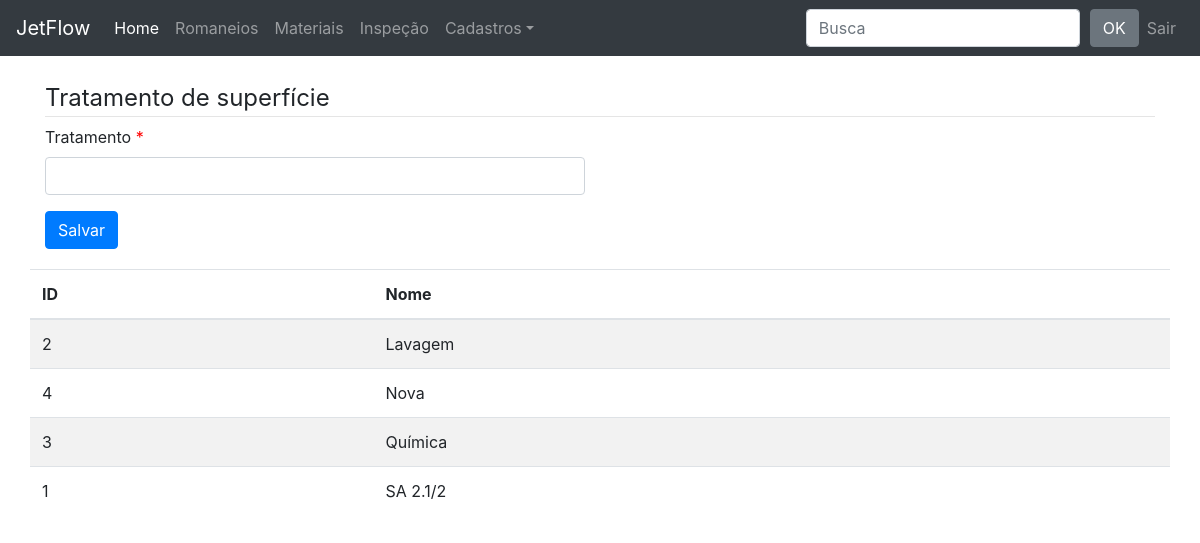
/tratamento/ (signed in), run on an earlier commit of the app's database.
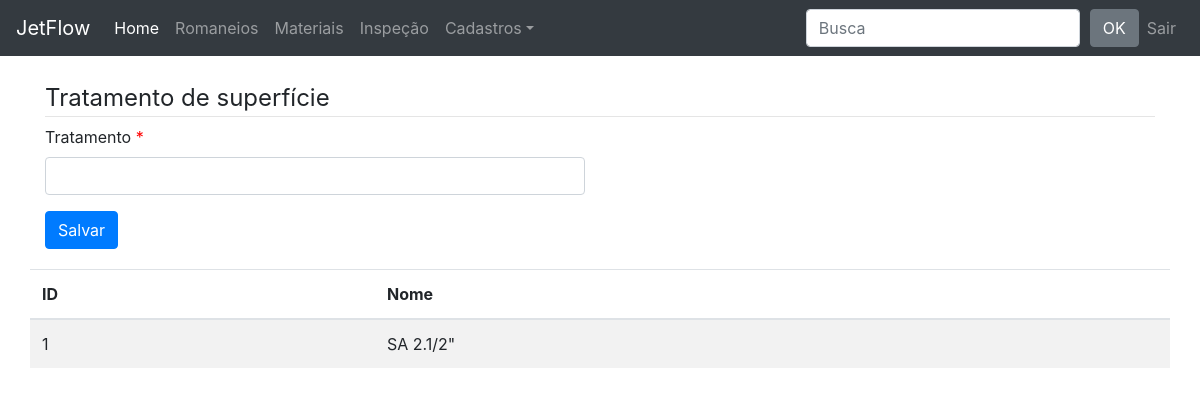
And on a later commit of the database.
### material/models.py (models this page shows, shortened)
class Tratamento(models.Model):
    tratamento = models.CharField(max_length=30, unique=True)
    class Meta:
        ordering = ('tratamento',)

### material/views.py (the view)
# urls.py: path('tratamento/', v.tratamento_add, name='tratamento_add'),
@login_required
def tratamento_add(request):
    template_name = 'tratamento_add.html'
    tratamento_form = Tratamento()
    objects = Tratamento.objects.all()
    if request.method == 'POST':
        form=TratamentoForm(request.POST, instance=tratamento_form, prefix='main')
        if form.is_valid():
            form=form.save()
            url='#'
            return HttpResponseRedirect(url)
    else:
        form=TratamentoForm(instance=tratamento_form, prefix='main')
    context={'form':form,'objects_list': objects}
    return render(request, template_name, context)

### material/forms.py
class TratamentoForm(forms.ModelForm):
    class Meta:
        model = Tratamento
        fields = '__all__'

### material/templates/tratamento_add.html (shortened to what this page needs)
{% extends "base.html" %}
{% load widget_tweaks %}
{% load bootstrap %}
{% block content %}
<div class="row">
    <div class="col-sm-12">
        <form method="POST" novalidate>
            <legend style="border-bottom: 1px solid #e5e5e5;">Tratamento de superfície</legend>
            <div class="row">
                <div class="col-sm-6">
                    {% for field in form.visible_fields %}
                    <div class="form-group{% if field.errors %} has error {% endif %}">
                        <label for="{{ field.id_for_label }}">
                            {% if field.field.required %}
                                <span class="required">{{ field.label }} </span>
                                {% else %}
                                {{ field.label }}
                                {% endif %}
                        </label>
                        {% render_field field class="form-control" %}
                    </div>
                    {% endfor %}
                </div>
            </div>
            <button class="btn btn-primary" value="Save">
                Salvar
            </button>
        </form>
    </div>
</div>
<div class="row" style="margin-top: 20px;">
    {% if objects_list %}
        <table class="table table-striped">
            <thead>
                <tr>
                    <th>ID</th>
                    <th>Nome</th>
                </tr>
            </thead>
            <tbody>
                {% for object in objects_list %}
                <tr>
                    <td>{{ object.pk }}</td>
                    <td>{{ object.tratamento}}</td>
                </tr>
                {% endfor %}
            </tbody>
        </table>
        {% else %}
        <p class="alert alert-warning">Sem Itens na Lista </p>
        {% endif %}
</div>
{% endblock content %}

What changed in the data, as far as the page shows it:
removed Tratamento: pk "2", tratamento "Lavagem"
removed Tratamento: pk "4", tratamento "Nova"
removed Tratamento: pk "3", tratamento "Química"
changed Tratamento id 1: tratamento "SA 2.1/2" → "SA 2.1/2\""
